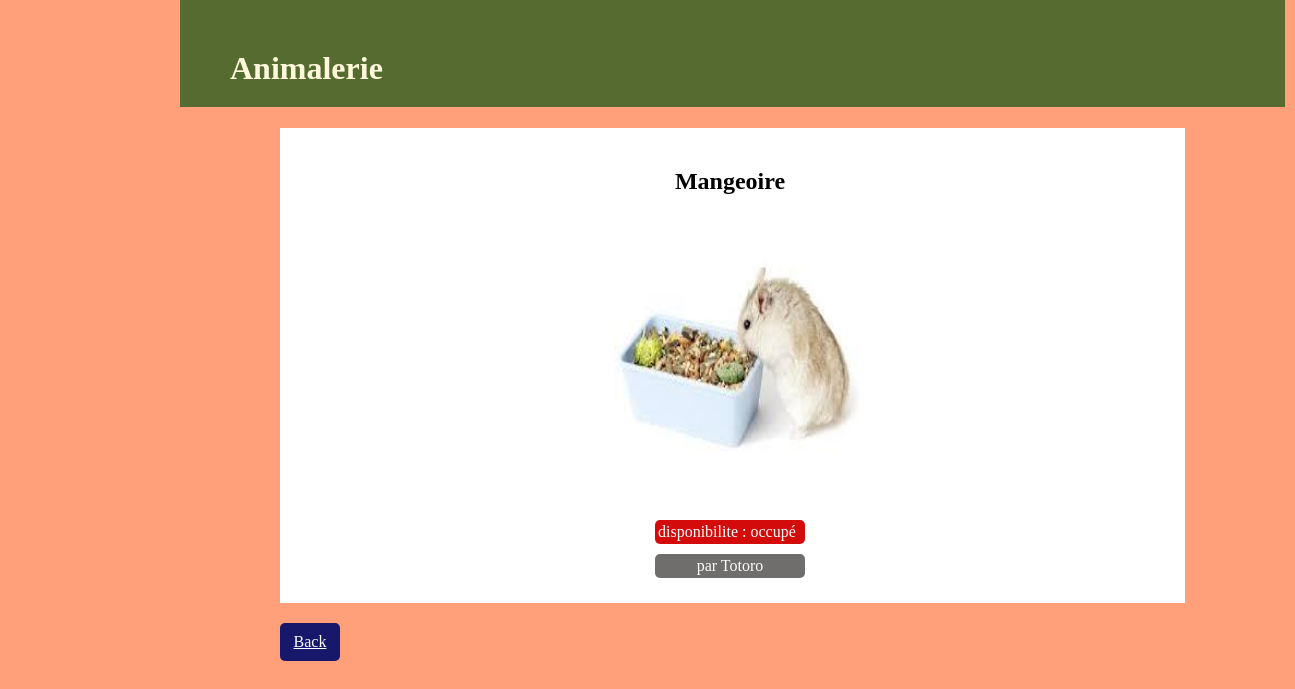
The app's page /equipement/Mangeoire/ with its own data.
### blog/models.py (models this page shows, shortened)
class Equipement(models.Model):
    id_equip = models.CharField(max_length=100, primary_key=True)
    disponibilite = models.CharField(max_length=20)
    photo = models.CharField(max_length=200)

class Animal(models.Model):
    id_animal = models.CharField(max_length=100, primary_key=True)
    etat = models.CharField(max_length=20)
    type = models.CharField(max_length=20)
    race = models.CharField(max_length=20)
    photo = models.CharField(max_length=200)
    lieu = models.ForeignKey(Equipement, on_delete=models.CASCADE)
    def __str__(self):
        return self.id_animal

### blog/views.py (the view)
# urls.py: path('equipement/<str:id_equip>/', views.equipement_detail, name='equipement_detail'),
def equipement_detail(request, id_equip):
    equipement = get_object_or_404(Equipement, id_equip=id_equip)
    animaux = Animal.objects.all()
    for animal in animaux:
        if animal.lieu == equipement:
            return render(request, 'blog/equipement_detail.html', {"equipement": equipement, "animal": animal})
    return render(request, 'blog/equipement_detail.html', {"equipement": equipement})

### blog/templates/blog/equipement_detail.html
{% extends 'blog/base.html' %}
{% load static %}
{% block content %}
<div class="animal">
    <h2 class='titre_animal'>{{ equipement.id_equip }}</h2>
    <div class="photo_detail">
        <img src="/{{equipement.photo}}" width="300" height="300">
    </div>
    {% if equipement.disponibilite == 'libre' %}
    <div class="Disponibilité_libre_bis"> disponibilite : {{ equipement.disponibilite}}</div>
    {% else %}
    <div class="Disponibilité_occupe_bis"> disponibilite : {{ equipement.disponibilite}}</div>
    <div class="occupant"> par {{ animal }} </div>
    {% endif %}
</div>
<div class='back_bis'><a href="{% url 'animal_list' %}">Back</a></div>
{% endblock %}

### blog/static/css/blog.css (style rules this page uses)
body { width: 90%; max-width: 1100px; margin: 0 180px; background-color: rgb(255,160,122); }
h2 { text-align: center; }
a { color: #fafdfd; }
.animal { display: grid; grid-template-columns: 300px 300px 300px; padding: 20px 0; margin: 0px 100px; background-color: rgb(255, 255, 255); width: 905px }
.titre_animal { grid-column: 2; grid-row: 1; text-align: center; }
.photo_detail { grid-column: 2; grid-row: 3; }
.Disponibilité_occupe_bis { border-radius: 5px; background-color: rgb(211, 11, 11); color: #fafdfd; grid-column: 2; grid-row: 6; margin: 5px 75px; padding: 3px; }
.back_bis { border-radius: 5px; border-color: rgb(255, 255, 255); padding: 10px 5px; margin: 20px 100px; background-color: rgb(23, 23, 107); width: 50; text-align: center; }
.occupant { border-radius: 5px; background-color: #706d6d; color: #fafdfd; grid-column: 2; grid-row: 7; margin: 5px 75px; padding: 3px; text-align: center; }

### records on screen
Equipement: id_equip "Mangeoire", photo (picture), disponibilite "occupé"
Animal: id_animal "Totoro"
